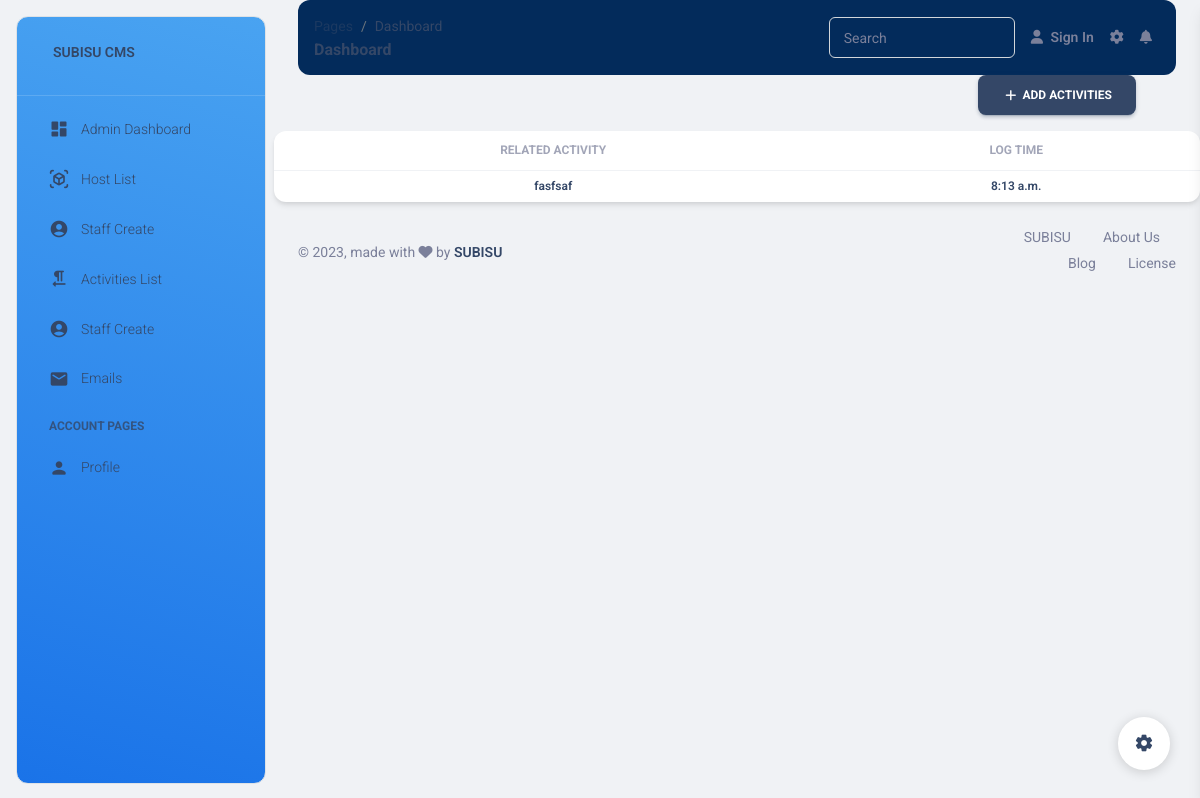
Page /email/ on the earlier database version.
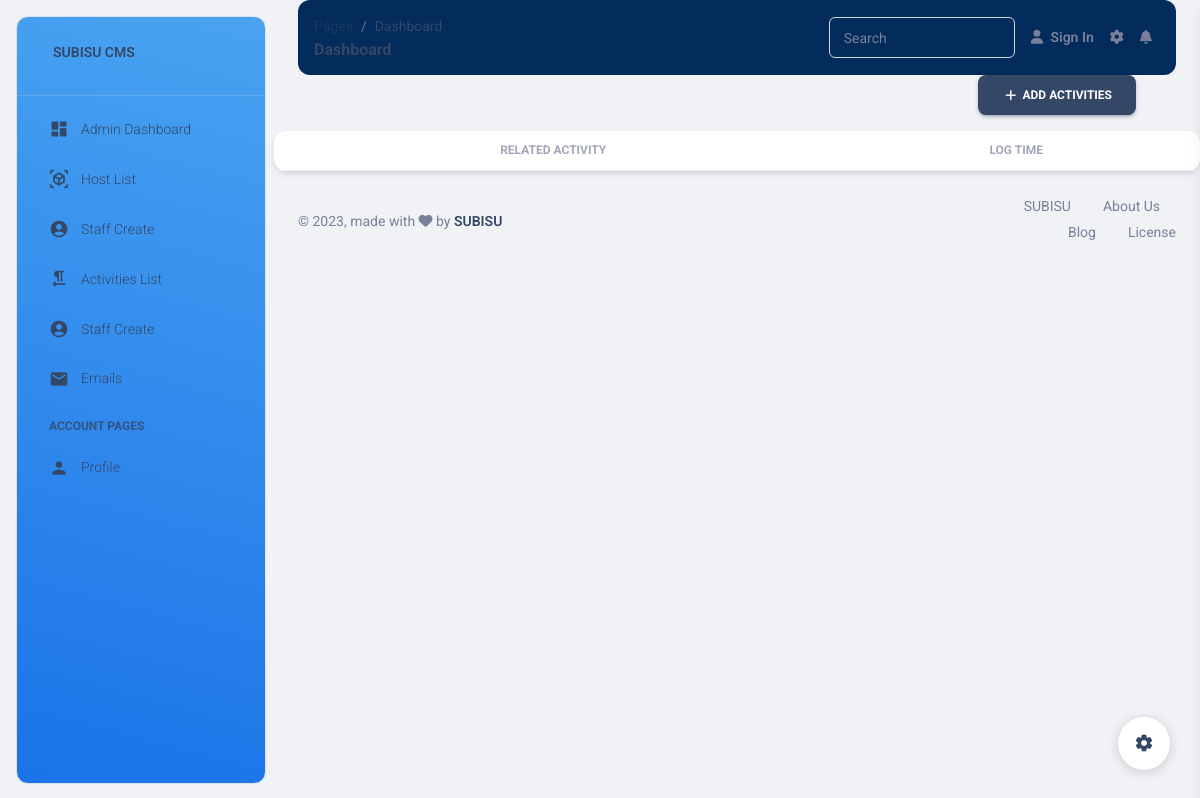
Same page on the later database version.
### subisu/models.py (models this page shows, shortened)
class EmailNotification(models.Model):
    activityId = models.ForeignKey(Activities, on_delete=models.CASCADE, verbose_name="Select Activity")
    emailBody = models.TextField(null=True, blank=True)
    logTime = models.TimeField(auto_now_add=True)

class Activities(models.Model):
    title = models.CharField(max_length=200, verbose_name="Activity Title")
    location = models.CharField(max_length=200, null=True, blank=True)
    reason = models.TextField(verbose_name="Reasons", blank=True)
    benefits = models.TextField(verbose_name="Benefits for Layer", blank=True)
    impact = models.TextField(verbose_name="Impact", blank=True)
    contact = models.ForeignKey(Units, on_delete=models.CASCADE,  null=True, help_text="Select units you want to send mail to")
    startTime = models.DateTimeField(null=True, blank=True, verbose_name="Activity Start Time")
    endTime = models.DateTimeField(null=True, blank=True,verbose_name="Activity End Time")
    activities = models.TextField(max_length=500, verbose_name="Activities")
    created = models.DateTimeField(auto_now_add=True, verbose_name="Activity Created At")
    otherEmails = models.TextField(blank=True, null=True, help_text="Add other emails separated by spaces", validators=[validate_email_list])
    Comment= models.CharField(max_length=200, null=True)
    status= models.CharField(max_length=20,choices=ACTIVITY_STATUS, default= 'Open')
    sendEmail = models.BooleanField(verbose_name = "Send Email",default=False, help_text="Send Email Notification to Department")
    ETA = models.CharField(max_length=200, null=True, blank=True, editable=False)

### subisu/views.py (the view)
# urls.py: path('email/', view_emails, name='emails'),
def view_emails(request):
    emails = EmailNotification.objects.all()
    context = {
        'emails' : emails
    }
    return render(request, 'subisu/emails.html', context)

### templates/subisu/emails.html (shortened to what this page needs)
{%extends 'subisu/base.html' %}
{%block start%}
<div class="d-flex justify-content-end  px-6">
  <a class="btn btn-icon btn-3 btn-dark ml-auto" href="{%url 'create_activities' %}">
    <span class="btn-inner--icon"><i class="material-icons">add</i></span>
    <span class="btn-inner--text">Add Activities</span>
  </a>
</div>
<div class="card">
  <div class="table-responsive">
    <table class="table align-items-center mb-0">
      <thead>
        <tr>
            <th class="text-center text-uppercase text-secondary text-xs font-weight-bolder opacity-7">Related Activity</th>
            <th class="text-center text-uppercase text-secondary text-xs font-weight-bolder opacity-7">Log Time</th>
        </tr>
      </thead>
      <tbody>
        {% for email in emails %}
            <tr>
              <td class="align-middle text-center"><h6 class="mb-0 text-xs">{{email.activityId.title}}</h6></td>
              <td class="align-middle text-center"><h6 class="mb-0 text-xs">{{ email.logTime}}</h6></td>
            </tr>
        {% endfor %}
      </tbody>
    </table>
  </div>
</div>
{%endblock%}

Differences in the rows shown:
removed EmailNotification: activityId "fasfsaf", logTime "8:13 a.m."
